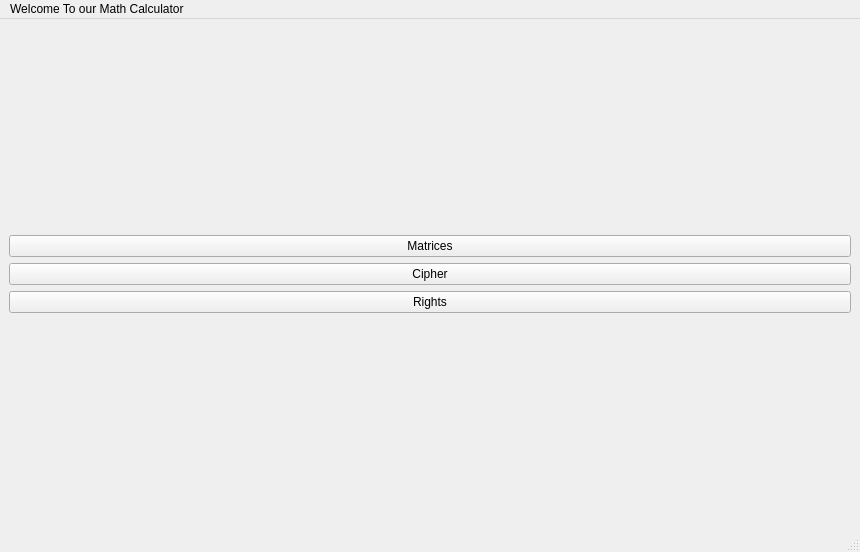
<?xml version="1.0" encoding="UTF-8"?>
<ui version="4.0">
 <class>MainWindow</class>
 <widget class="QMainWindow" name="MainWindow">
  <property name="geometry">
   <rect>
    <x>0</x>
    <y>0</y>
    <width>860</width>
    <height>552</height>
   </rect>
  </property>
  <property name="windowTitle">
   <string>MainWindow</string>
  </property>
  <widget class="QWidget" name="centralwidget">
   <layout class="QGridLayout" name="gridLayout">
    <item row="0" column="0">
     <layout class="QVBoxLayout" name="verticalLayout">
      <item>
       <widget class="QPushButton" name="pbtn_matrices">
        <property name="text">
         <string>Matrices</string>
        </property>
       </widget>
      </item>
      <item>
       <widget class="QPushButton" name="pbtn_cipher">
        <property name="sizePolicy">
         <sizepolicy hsizetype="Minimum" vsizetype="Fixed">
          <horstretch>0</horstretch>
          <verstretch>0</verstretch>
         </sizepolicy>
        </property>
        <property name="text">
         <string>Cipher</string>
        </property>
       </widget>
      </item>
      <item>
       <widget class="QPushButton" name="Rights">
        <property name="text">
         <string>Rights</string>
        </property>
       </widget>
      </item>
     </layout>
    </item>
   </layout>
  </widget>
  <widget class="QMenuBar" name="menubar">
   <property name="geometry">
    <rect>
     <x>0</x>
     <y>0</y>
     <width>860</width>
     <height>25</height>
    </rect>
   </property>
   <widget class="QMenu" name="menuWelcome_To_our_Math_Calculator">
    <property name="title">
     <string>Welcome To our Math Calculator </string>
    </property>
   </widget>
   <addaction name="menuWelcome_To_our_Math_Calculator"/>
  </widget>
  <widget class="QStatusBar" name="statusbar"/>
 </widget>
 <resources/>
 <connections/>
</ui>
